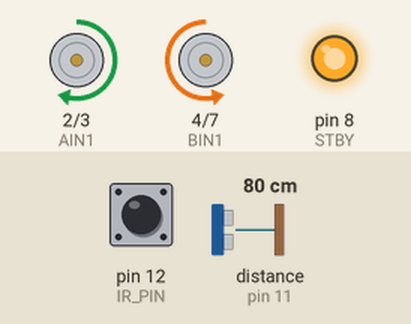
Recording of a sketch running on a simulated Arduino Uno, built with avr-gcc and run on an emulated ATmega328P. Parts: motor-driver pin pairs drawn as motors (green arrow = first pin HIGH = forward, orange = second pin HIGH = backward, longer = more drive, scaled by the enable pin, stopped while the standby pin is LOW), output pins drawn as LEDs (lit = HIGH). Wiring (inferred from the names in the program): ultrasonic range finder: trigger pin 10; echo pin 11. The inputs (shaded band) are chosen by the test bench; at power-on: distance to the obstacle (sensor on pin 11) 80 cm, pin 12 (IR_PIN) LOW. The echo pulse lasts 58.3 µs per cm; pins used as bus, display or sensor lines are not drawn; what the sketch prints to the serial monitor is not drawn.

Above: at 1.2 s.
1.3 s: distance to the obstacle (sensor on pin 11) set to 42 cm
4.3 s: distance to the obstacle (sensor on pin 11) set to 34 cm
At 5.3 s:
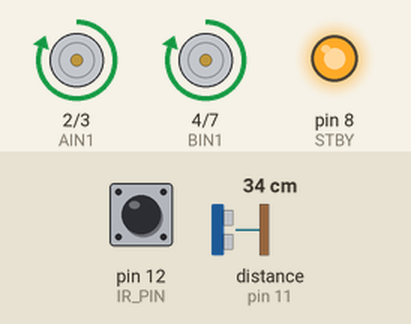
5.8 s: pin 12 (IR_PIN) driven HIGH
At 6.1 s:
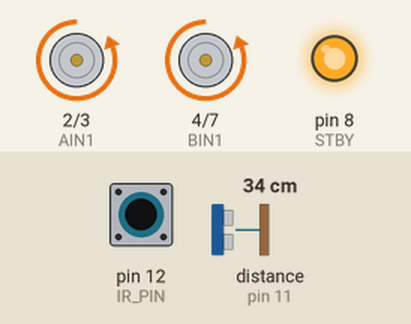
7.3 s: pin 12 (IR_PIN) driven LOW
At 7.7 s:
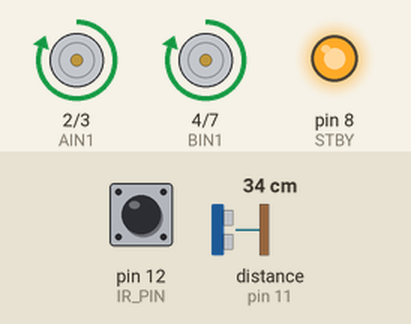
10.3 s: pin 12 (IR_PIN) pulsed HIGH 2 times (0.12 s each, 0.3 s apart)
At 10.41 s:
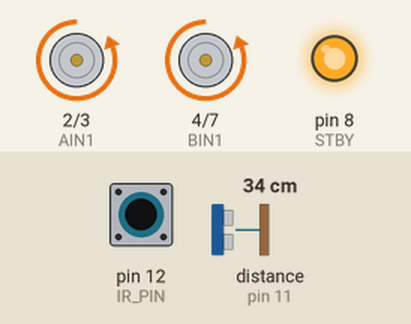
13.9 s: pin 12 (IR_PIN) pulsed HIGH 5 times (0.12 s each, 0.3 s apart)
At 15.8 s:
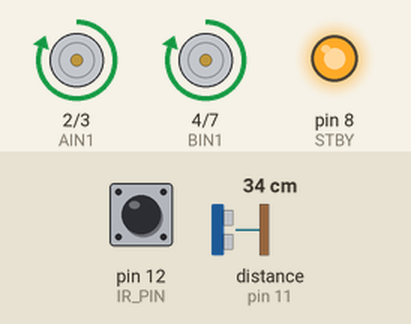
Timing chart, 0 to 17.3 s (numbered marks = the images above; inputs shaded):
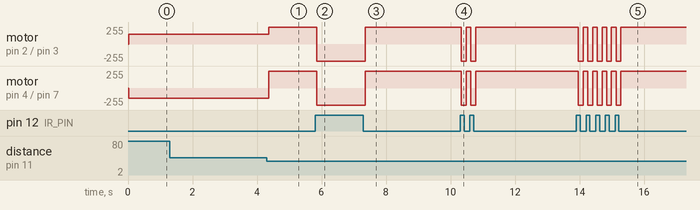

Measured:
- the behaviour switches between 38 and 37 cm on distance to the obstacle (sensor on pin 11) (found by bisection; images 0 and 1)
- after the input at 1.3 s, every drawn part: stays the same
- after the input at 4.3 s, motor on pin 2 (AIN1) / pin 3 (AIN2): forward 150/255 → forward 255/255 after 0.06 s; motor on pin 4 (BIN1) / pin 7 (BIN2): backward 150/255 → forward 255/255 after 0.06 s
- after the input at 5.8 s, motor on pin 2 (AIN1) / pin 3 (AIN2), motor on pin 4 (BIN1) / pin 7 (BIN2): forward 255/255 → backward 255/255 after 0.05 s
- after the input at 7.3 s, motor on pin 2 (AIN1) / pin 3 (AIN2), motor on pin 4 (BIN1) / pin 7 (BIN2): backward 255/255 → forward 255/255 after 0.06 s
- after the input at 10.3 s, motor on pin 2 (AIN1) / pin 3 (AIN2), motor on pin 4 (BIN1) / pin 7 (BIN2): alternates forward 255/255 for 0.15 s and backward 255/255 for 0.15 s, 4 changes in all, then stays forward 255/255, starting at once
- after the input at 13.9 s, motor on pin 2 (AIN1) / pin 3 (AIN2), motor on pin 4 (BIN1) / pin 7 (BIN2): alternates forward 255/255 for 0.15 s and backward 255/255 for 0.15 s, 10 changes in all, then stays forward 255/255, starting after 0.06 s

The sketch:

testing-claires-code.ino
```cpp
// ===== MOTOR DRIVER (TB6612FNG) =====
#define STBY 8
#define PWMA 6
#define AIN1 2

#define AIN2 3
#define BIN1 4
#define BIN2 7
#define PWMB 5

// ===== SENSORS =====
#define TRIG_PIN 10
#define ECHO_PIN 11
#define IR_PIN 12   // Bottom IR sensor (LOW = black, HIGH = white)


// ===== CONSTANTS =====
#define MAX_SPEED 255
#define SEARCH_SPEED 150
#define ATTACK_DISTANCE 36.5   // cm

// ===== SETUP =====
void setup() {
  pinMode(STBY, OUTPUT);
  pinMode(PWMA, OUTPUT);
  pinMode(AIN1, OUTPUT);
  pinMode(AIN2, OUTPUT);
  pinMode(BIN1, OUTPUT);
  pinMode(BIN2, OUTPUT);
  pinMode(PWMB, OUTPUT);

  pinMode(TRIG_PIN, OUTPUT);
  pinMode(ECHO_PIN, INPUT);
  pinMode(IR_PIN, INPUT);

  digitalWrite(STBY, HIGH); // Enable motors

  Serial.begin(9600);
  Serial.println("=== Sumo Robot Running ===");
}

// ===== MOTOR CONTROL =====
void forward(int speed) {
  digitalWrite(AIN1, HIGH);
  digitalWrite(AIN2, LOW);
  digitalWrite(BIN1, HIGH);
  digitalWrite(BIN2, LOW);
  analogWrite(PWMA, speed);
  analogWrite(PWMB, speed);
}

void backward(int speed) {
  digitalWrite(AIN1, LOW);
  digitalWrite(AIN2, HIGH);
  digitalWrite(BIN1, LOW);
  digitalWrite(BIN2, HIGH);
  analogWrite(PWMA, speed);
  analogWrite(PWMB, speed);
}

void search() { // spin in place
  digitalWrite(AIN1, HIGH);
  digitalWrite(AIN2, LOW);
  digitalWrite(BIN1, LOW);
  digitalWrite(BIN2, HIGH);
  analogWrite(PWMA, SEARCH_SPEED);
  analogWrite(PWMB, SEARCH_SPEED);
}

// ===== ULTRASONIC =====
long getDistance() {
  digitalWrite(TRIG_PIN, LOW);
  delayMicroseconds(2);
  digitalWrite(TRIG_PIN, HIGH);
  delayMicroseconds(10);
  digitalWrite(TRIG_PIN, LOW);

  long duration = pulseIn(ECHO_PIN, HIGH, 25000);
  if (duration == 0) return -1;
  return duration * 0.034 / 2;
}

// ===== IR SENSOR =====
// HIGH = white boundary detected
bool boundaryDetected() {
  return digitalRead(IR_PIN) == HIGH;
}

// ===== MAIN LOOP =====
void loop() {

  //test sensor position
  int rawValue = digitalRead(IR_PIN);
  Serial.print("IR Raw: ");
  Serial.print(rawValue);
  Serial.print(" | ");


  long distance = getDistance();

  Serial.print("Distance: ");
  if (distance == -1) Serial.print("No echo");
  else Serial.print(distance);
  Serial.print(" cm");

  Serial.print(" | IR: ");
  Serial.print(boundaryDetected() ? "BOUNDARY" : "ARENA");

  // ===== BEHAVIOR PRIORITY =====
  if (boundaryDetected()) {
    Serial.print(" | MODE: DEFENSE → BACKWARD");
    backward(MAX_SPEED);
  }
  else if (distance > 0 && distance <= ATTACK_DISTANCE) {
    Serial.print(" | MODE: ATTACK → FORWARD");
    forward(MAX_SPEED);
  }
  else {
    Serial.print(" | MODE: SEARCH → SPIN");
    search();
  }

  Serial.println();
  delay(50); // fast reaction time
}
```
